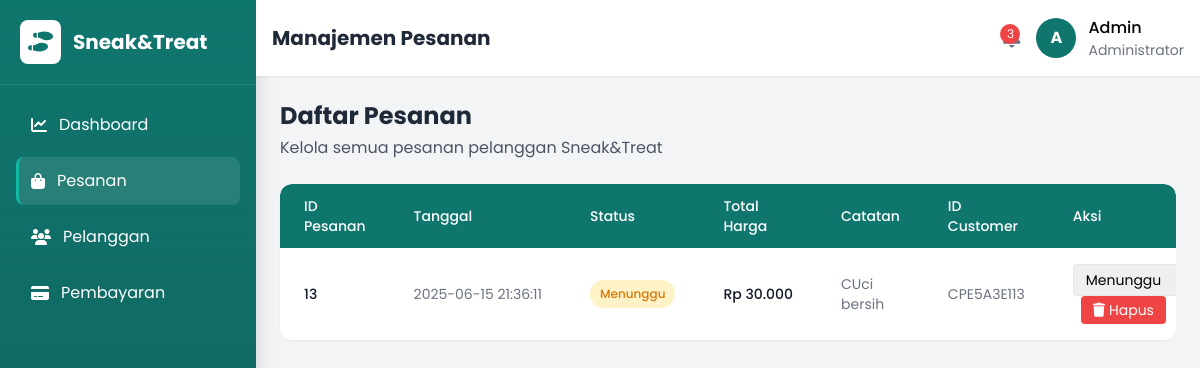
Screenshot of /Project_Sepatu/Admin_Page/Pesanan/DeksP.php with the database file from the repository.
### tables this page shows
CREATE TABLE `pesanan` (
  `idPesanan` int(11) NOT NULL AUTO_INCREMENT,
  `idLayanan` int(11) NOT NULL,
  `Customer_idCustomer` varchar(20) NOT NULL,
  `IdPembayaran` int(11) DEFAULT NULL,
  `Tanggal_Pesanan` datetime NOT NULL,
  `Tanggal_Antar` date NOT NULL,
  `Status_Pesanan` enum('Menunggu','Diproses','Selesai','Dibatalkan') DEFAULT 'Menunggu',
  `Total_harga` decimal(10,2) NOT NULL,
  `jenis_sepatu` varchar(50) NOT NULL,
  `Catatan_Khusus` text DEFAULT NULL,
  PRIMARY KEY (`idPesanan`),
  KEY `pesanan_ibfk_1` (`Customer_idCustomer`),
  KEY `pesanan_ibfk_2` (`idLayanan`),
  KEY `pesanan_ibfk_3` (`IdPembayaran`),
  CONSTRAINT `pesanan_ibfk_1` FOREIGN KEY (`Customer_idCustomer`) REFERENCES `customer` (`IdCustomer`) ON DELETE CASCADE ON UPDATE CASCADE,
  CONSTRAINT `pesanan_ibfk_2` FOREIGN KEY (`idLayanan`) REFERENCES `layanan` (`idLayanan`) ON DELETE CASCADE ON UPDATE CASCADE,
  CONSTRAINT `pesanan_ibfk_3` FOREIGN KEY (`IdPembayaran`) REFERENCES `pembayaran` (`IdPembayaran`) ON DELETE SET NULL ON UPDATE CASCADE
);

### Project_Sepatu/Admin_Page/Pesanan/DeksP.php (the view, shortened to what this page needs)
<!DOCTYPE html>
<html lang="id">
<head>
  <script src="https://cdn.tailwindcss.com"></script>
  <link rel="stylesheet" href="https://cdnjs.cloudflare.com/ajax/libs/font-awesome/6.4.0/css/all.min.css">
</head>
<body class="bg-gray-100">
<?php
include ('conn.php');
$sql = "SELECT
            idPesanan,
            Tanggal_Pesanan,
            Status_Pesanan,
            Total_Harga,
            Catatan_Khusus,
            Customer_idCustomer
        FROM pesanan
        ORDER BY Tanggal_Pesanan DESC";
$result = $conn->query($sql);
?>
  <div class="flex min-h-screen">
    <aside class="sidebar w-64 min-h-screen text-white transition-all duration-300">
      <div class="p-5 flex items-center gap-3 border-b border-white/10">
        <div class="bg-white p-2 rounded-lg">
          <i class="fas fa-shoe-prints text-primary text-xl"></i>
        </div>
        <h1 class="text-xl font-bold logo-text">Sneak&Treat</h1>
      </div>
      <nav class="p-4">
        <ul class="space-y-2">
          <li>
            <a href="../IndexAdmin.php" class="nav-item flex items-center gap-3 p-3 rounded-lg">
              <i class="fas fa-chart-line"></i>
              <span class="nav-text">Dashboard</span>
            </a>
          </li>
          <li>
            <a href="DeksP.php" class="nav-item active flex items-center gap-3 p-3 rounded-lg">
              <i class="fas fa-shopping-bag"></i>
              <span class="nav-text">Pesanan</span>
            </a>
          </li>
          <li>
            <a href="../Pelanggan/DeksPL.php" class="nav-item flex items-center gap-3 p-3 rounded-lg">
              <i class="fas fa-users"></i>
              <span class="nav-text">Pelanggan</span>
            </a>
          </li>
          <li>
            <a href="../Pembayaran/DeksPM.php" class="nav-item flex items-center gap-3 p-3 rounded-lg">
              <i class="fas fa-credit-card"></i>
              <span class="nav-text">Pembayaran</span>
            </a>
          </li>
        </ul>
      </nav>
    </aside>
    <div class="flex-1 flex flex-col overflow-hidden">
      <header class="bg-white shadow-sm">
        <div class="flex justify-between items-center p-4">
          <div class="flex items-center">
            <h1 class="text-xl font-bold text-gray-800">Manajemen Pesanan</h1>
          </div>
          <div class="flex items-center gap-4">
            <div class="relative">
              <button class="text-gray-500 hover:text-gray-700">
              </button>
              <span class="absolute top-0 right-0 bg-red-500 text-white text-xs rounded-full h-5 w-5 flex items-center justify-center">3</span>
            </div>
            <div class="flex items-center gap-3">
              <div class="bg-primary w-10 h-10 rounded-full flex items-center justify-center text-white font-bold">A</div>
              <div class="hidden md:block">
                <p class="font-medium">Admin</p>
                <p class="text-sm text-gray-500">Administrator</p>
              </div>
            </div>
          </div>
        </div>
      </header>
      <main class="flex-1 overflow-y-auto p-4 md:p-6">
        <div class="flex flex-col md:flex-row md:items-center md:justify-between mb-6">
          <div>
            <h2 class="text-2xl font-bold text-gray-800 mb-1">Daftar Pesanan</h2>
            <p class="text-gray-600">Kelola semua pesanan pelanggan Sneak&Treat</p>
          </div>
        </div>
        <div class="bg-white rounded-xl shadow-sm overflow-hidden">
          <?php if ($result && $result->num_rows > 0): ?>
            <div class="table-container">
              <table class="min-w-full">
                <thead>
                  <tr class="table-header">
                    <th class="px-6 py-3 text-left text-sm font-medium">ID Pesanan</th>
                    <th class="px-6 py-3 text-left text-sm font-medium">Tanggal</th>
                    <th class="px-6 py-3 text-left text-sm font-medium">Status</th>
                    <th class="px-6 py-3 text-left text-sm font-medium">Total Harga</th>
                    <th class="px-6 py-3 text-left text-sm font-medium">Catatan</th>
                    <th class="px-6 py-3 text-left text-sm font-medium">ID Customer</th>
                    <th class="px-6 py-3 text-left text-sm font-medium">Aksi</th>
                  </tr>
                </thead>
                <tbody class="divide-y divide-gray-200">
                  <?php while($row = $result->fetch_assoc()): ?>
                    <tr class="table-row">
                      <td class="px-6 py-4 whitespace-nowrap text-sm font-medium text-gray-900">
                        <?= htmlspecialchars($row['idPesanan']) ?>
                      </td>
                      <td class="px-6 py-4 whitespace-nowrap text-sm text-gray-500">
                        <?= htmlspecialchars($row['Tanggal_Pesanan']) ?>
                      </td>
                      <td class="px-6 py-4 whitespace-nowrap text-sm">
                        <?php
                          $statusClass = 'status-' . strtolower($row['Status_Pesanan']);
                          $statusText = htmlspecialchars($row['Status_Pesanan']);
                        ?>
                        <span class="status-badge <?= $statusClass ?>">
                          <?= $statusText ?>
                        </span>
                      </td>
                      <td class="px-6 py-4 whitespace-nowrap text-sm font-medium text-gray-900">
                        Rp <?= number_format($row['Total_Harga'], 0, ',', '.') ?>
                      </td>
                      <td class="px-6 py-4 text-sm text-gray-500 max-w-xs">
                        <?= htmlspecialchars($row['Catatan_Khusus'] ?? '-') ?>
                      </td>
                      <td class="px-6 py-4 whitespace-nowrap text-sm text-gray-500">
                        <?= htmlspecialchars($row['Customer_idCustomer']) ?>
                      </td>
                      <td class="px-6 py-4 whitespace-nowrap text-sm">
                        <form method="post" action="../Pesanan/update.php" class="inline">
                          <div class="flex items-center gap-2">
                            <select name="Status_Pesanan" class="border rounded px-2 py-1 text-sm w-32 focus:ring-primary focus:border-primary">
                              <option value="Menunggu" <?= ($row['Status_Pesanan'] == 'Menunggu') ? 'selected' : '' ?>>Menunggu</option>
                            </select>
                          </div>
                        </form>
                        <form method="post" action="../Pesanan/delete.php" class="inline ml-2" onsubmit="return confirm('Apakah Anda yakin ingin menghapus pesanan ini?');">
                          <button type="submit" class="bg-red-500 text-white px-3 py-1 rounded hover:bg-red-600 text-sm">
                            <i class="fas fa-trash mr-1"></i>Hapus
                          </button>
                        </form>
                      </td>
                    </tr>
                  <?php endwhile; ?>
                </tbody>
              </table>
            </div>
          <?php endif; ?>
        </div>
      </main>
    </div>
  </div>
</body>
</html>

### Project_Sepatu/Admin_Page/Pesanan/DeksP.php (style rules this page uses)
body { font-family: 'Poppins', sans-serif; background-color: #f3f4f6; }
.sidebar { background: linear-gradient(180deg, #0f766e 0%, #115e59 100%); box-shadow: 0 4px 20px rgba(0, 0, 0, 0.15); }
.nav-item { transition: all 0.3s ease; border-left: 3px solid transparent; }
.nav-item:hover, .nav-item.active { background: rgba(255, 255, 255, 0.1); border-left: 3px solid #14b8a6; }
.table-container { border-radius: 12px; overflow: hidden; box-shadow: 0 4px 6px rgba(0, 0, 0, 0.05); }
.table-header { background-color: #0f766e; color: white; }
.status-badge { padding: 4px 10px; border-radius: 20px; font-size: 0.75rem; font-weight: 500; display: inline-block; }
.status-menunggu { background-color: #fef3c7; color: #d97706; }

### rows the page displays
pesanan: idPesanan "13", Tanggal_Pesanan "2025-06-15 21:36:11", Status_Pesanan "Menunggu", Total_harga "30.000", Catatan_Khusus "CUci bersih", Customer_idCustomer "CPE5A3E113"
